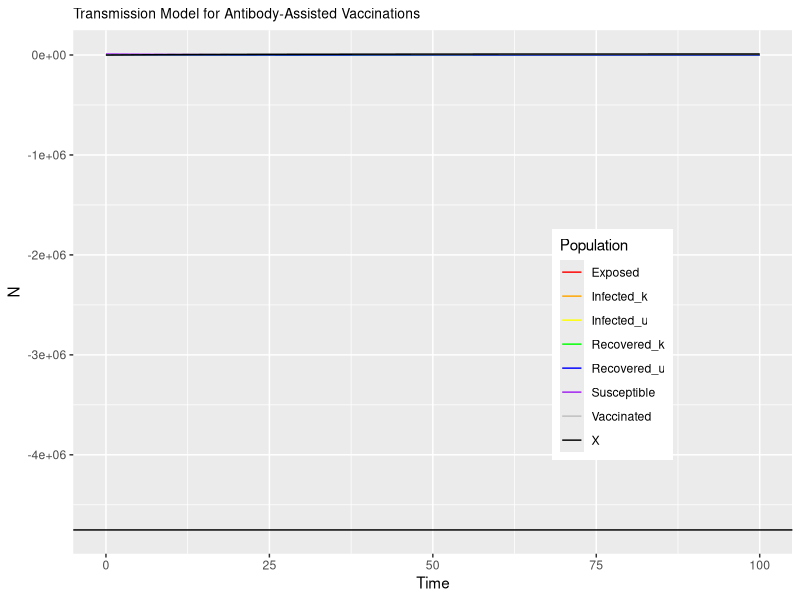
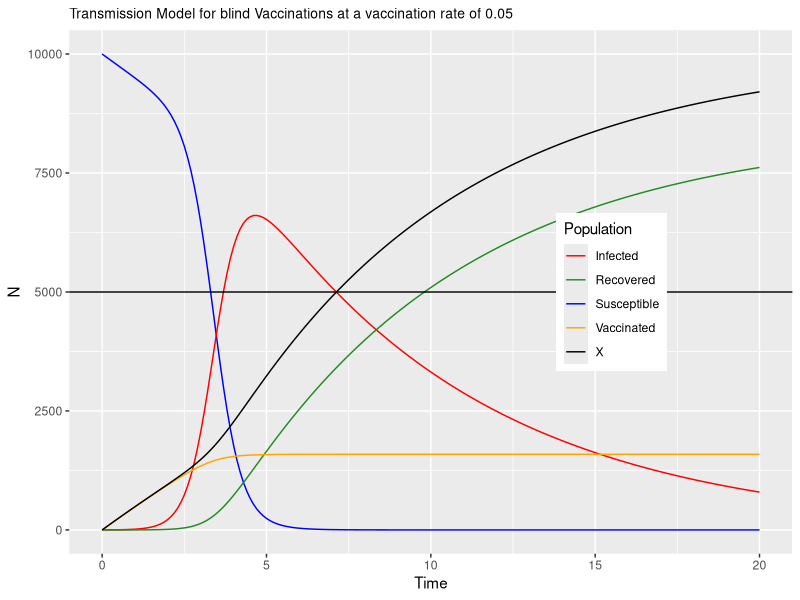

Write R code to recreate these figures, in order.
## Daniel Suh
## Feb. 4 2021
##ODE's for COVID-19 vaccination protocol


library(tidyverse)
library(magrittr)
library(deSolve)


de<-function(t,x,params){
  S <- x[1]
  E <- x[2]
  Ik <- x[3]
  Iu <- x[4]
  Rk <- x[5]
  Ru <- x[6]
  V <- x[7]
  with(as.list(params),{
    dS <- -beta*S*Ik - beta*S*Iu - epsilon*(1-phi)*S
    dE <- beta*S*Ik + beta*S*Iu - upsilon*psi*E - upsilon*(1-psi)*E
    dIk <- upsilon*psi*E - alpha*Ik
    dIu <- upsilon*(1-psi)*E - alpha*Iu
    dRk <- alpha*Ik + epsilon*phi*Ru
    dRu <- alpha*Iu - epsilon*phi*Ru
    dV <- epsilon*(1-phi)*S
    res<-c(dS,dE,dIk,dIu,dRk,dRu,dV)
    list(res)
  })}
maxTime <- 100.0 # time
times<-seq(0,maxTime,by=0.1) # how often this calculates
# notes on params
# beta =      <- contact transmission rate
# phi =       <- range:0-1 probability seropositive
# alpha =     <- recovery rate
# epsilon =   <- antibody testing rate
# upsilon =   <- infected testing rate
# psi =       <- range: 0-1 probability infected
params<-c(beta=0.0003,
          phi=0.5,
          alpha=1/7,
          epsilon=0.1,
          upsilon=0.1,
          psi=0.5)  # model parameters

R0 <-(params[1]/params[3]) #calculate R0 with current parameters

xstart<-c(S=10000,
          E=0,
          Ik=1,
          Iu=0,
          Rk=0,
          Ru=0,
          V=0)  # initial conditions

output<-as.data.frame(lsoda(xstart,times,de,params)) # tells computer to solve (integrate) equations
output %<>% rowwise() %>% mutate(total = sum(c(S,E,Ik,Iu,Rk,Ru,V)))
output$X <- output$Rk + output$V
output$HI_threshold <- (1-1/R0)*xstart[1] #add in herd immunity threshold
output %>% ggplot(.,aes(x=time))+
  geom_line(aes(y=S,col="Susceptible"))+
  geom_line(aes(y=E,col="Exposed"))+
  geom_line(aes(y=Ik,col="Infected_k"))+
  geom_line(aes(y=Iu,col="Infected_u"))+
  geom_line(aes(y=Rk,col="Recovered_k"))+
  geom_line(aes(y=Ru,col="Recovered_u"))+
  geom_line(aes(y=V,col="Vaccinated"))+
  geom_line(aes(y=X,col="X"))+
  scale_colour_manual(values = c("red","orange","yellow","green","blue","purple","gray","black"))+
  theme(legend.position = c(0.75,0.4))+
  labs(y="N",x="Time",col="Population")+
  ggtitle("Transmission Model for Antibody-Assisted Vaccinations")+
  theme(plot.title = element_text(hjust=, size=10))+
  geom_hline(yintercept=output$HI_threshold)


de_1<-function(t,x,params){
  S <- x[1]  
  I <- x[2]
  R <- x[3]
  V <- x[4]
  with(as.list(params),{
    dS <- -beta*S*I - epsilon*S
    dI <- beta*S*I - alpha*I
    dR <- alpha*I
    dV <- epsilon*S
    res<-c(dS,dI,dR,dV)
    list(res)
  })}
maxTime <- 20.0 # time
times<-seq(0,maxTime,by=0.1) # how often this calculates
# notes on params
# beta =      <- contact transmission rate
# phi =       <- range:0-1 probability seropositive
# alpha =     <- recovery rate
# epsilon =   <- vaccination rate
params<-c(beta=0.0003,
          phi=0.5,
          alpha=1/7,
          epsilon=0.05)  # model parameters

xstart<-c(S=10000,
          I=1,
          R=0,
          V=0)  # initial conditions

output_1<-as.data.frame(lsoda(xstart,times,de_1,params)) # tells computer to solve (integrate) equations

output_1$X <- output_1$R + output_1$V
output_1 %>% ggplot(.,aes(x=time))+
  geom_line(aes(y=S,col="Susceptible"))+
  geom_line(aes(y=I,col="Infected"))+
  geom_line(aes(y=R,col="Recovered"))+
  geom_line(aes(y=V,col="Vaccinated"))+
  geom_line(aes(y=X,col="X"))+
  scale_colour_manual(values = c("red","forestgreen","blue","orange","black"))+
  theme(legend.position = c(0.75,0.5))+
  labs(y="N",x="Time",col="Population")+
  ggtitle("Transmission Model for blind Vaccinations at a vaccination rate of 0.05")+
  theme(plot.title = element_text(hjust=0, size=10))+
  geom_hline(yintercept=0.5*10000)
